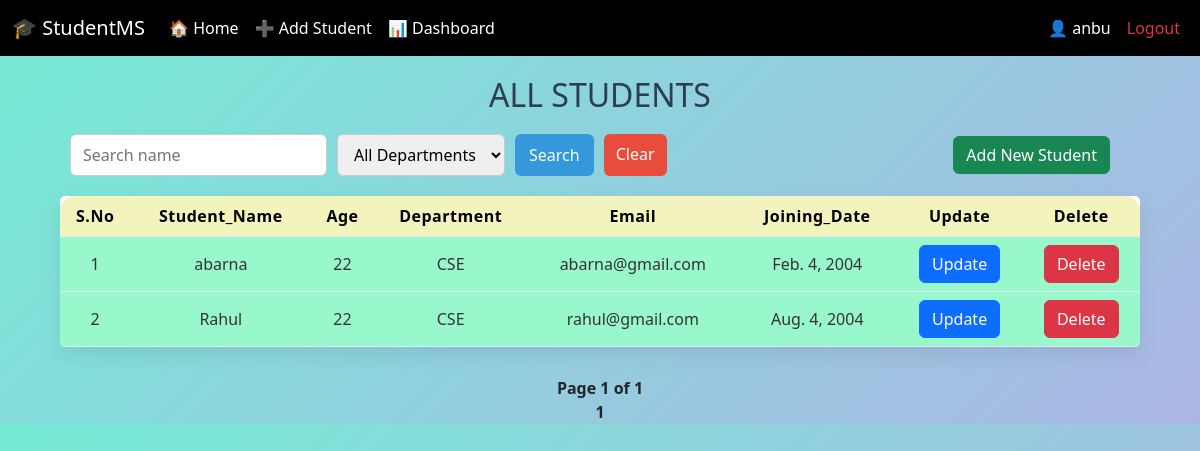
Page /students/students/ (signed in) on the earlier database version.
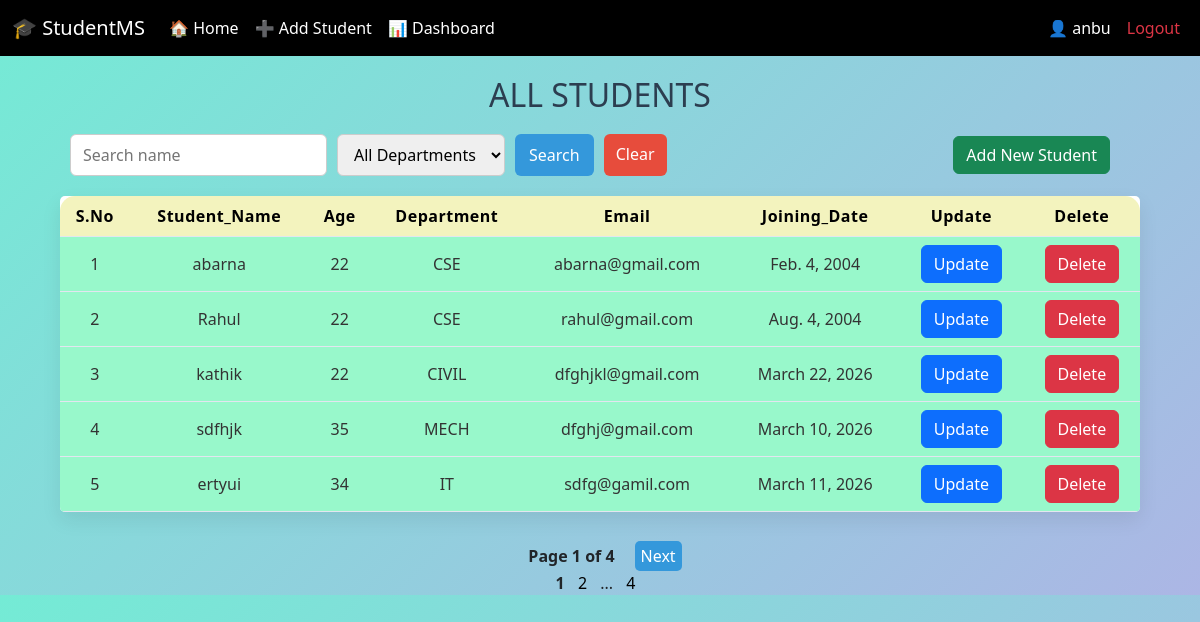
Same page on the later database version.
### Student/models.py (models this page shows)
class StudentModel(models.Model):
    DEPARTMENT_CHOICES = [
        ('CSE', 'CSE'),
        ('IT', 'IT'),
        ('ECE', 'ECE'),
        ('MECH', 'MECH'),
        ('CIVIL', 'CIVIL'),
        ('EEE', 'EEE'),
    ]
    Name=models.CharField(max_length=100,null=True)
    Age=models.IntegerField()
    Department=models.CharField(max_length=100, null=True ,choices=DEPARTMENT_CHOICES)
    Email=models.EmailField()
    Join_Date=models.DateField()

### Student/views.py (the view)
# urls.py: path('students/',AllStudents.as_view() ,name="all_students"),
class AllStudents(LoginRequiredMixin,View):
    login_url='/'
    def get(self,request):
        query = request.GET.get('q')
        dept = request.GET.get('dept')
        students = StudentModel.objects.all()
        if query:
            students = students.filter(Name__icontains=query)
        if dept:
            students = students.filter(Department=dept)
        paginator = Paginator(students, 5)  # 5 students per page
        page_number = request.GET.get('page')
        page_obj = paginator.get_page(page_number)
        context = {
            'all_students': page_obj,
            'query': query,
            'dept': dept
        }
        return render(request,'students.html',context)

### FrontEnd/templates/students.html (shortened to what this page needs)
{% extends 'base.html' %}
{% block content %}
<h2>ALL STUDENTS</h2>
<div class="top-contain">
    <form method="GET" class="search-box">
        <input type="text" name="q" placeholder="Search name" value="{{ query|default:'' }}">
        <select name="dept">
            <option value="">All Departments</option>
        </select>
        <button type="submit">Search</button>
        <a href="{% url 'all_students' %}" class="clear-btn">Clear</a>
    </form>
    <br>
    {% if request.user.is_staff %}
    <a href="/students/students_add/">
        <button class="btn btn-success" style="margin-right: 50px;">Add New Student</button>
    </a>
    {% endif %}
</div>
<div class="table-wrapper">
    <table>
        <thead>
            <tr>
                <th>S.No</th>
                <th>Student_Name</th>
                <th>Age</th>
                <th>Department</th>
                <th>Email</th>
                <th>Joining_Date</th>
                {% if request.user.is_staff %}
                <th>Update</th>
                <th>Delete</th>
                {% endif %}
            </tr>
        </thead>
        <tbody>
            {% for student in all_students %}
            <tr>
                <td>{{forloop.counter}}</td>
                <td>{{student.Name}}</td>
                <td>{{student.Age}}</td>
                <td>{{student.Department}}</td>
                <td>{{student.Email}}</td>
                <td>{{student.Join_Date}}</td>
                {% if request.user.is_staff %}
                <td>
                    <a href="{% url 'update_student' student.id %}">
                        <button class="btn btn-primary">Update</button>
                    </a>
                </td>
                <td>
                    <a href="{% url 'delete_student' student.id %}">
                        <button class="btn btn-danger">Delete</button>
                    </a>
                </td>
                {% endif %}
            </tr>
            {% endfor %}
        </tbody>
    </table>
</div>
<br>
<div style="margin-top:20px;" class="pagination">
    <span> Page {{ all_students.number }} of {{ all_students.paginator.num_pages }} </span>
    {% if all_students.has_next %}
    <a
        href="?page={{ all_students.next_page_number }}{% if query %}&q={{ query }}{% endif %}{% if dept %}&dept={{ dept }}{% endif %}">
        Next
    </a>
    {% endif %}
</div>
<div class="page-numbers">
    {% for num in all_students.paginator.page_range %}
        {% if num == 1 or num == all_students.paginator.num_pages or num >= all_students.number|add:-1 and num <= all_students.number|add:1 %}
            {% if num == all_students.number %}
                <strong>{{ num }}</strong>
            {% else %}
                <a href="?page={{ num }}{% if query %}&q={{ query }}{% endif %}{% if dept %}&dept={{ dept }}{% endif %}">
                    {{ num }}
                </a>
            {% endif %}
        {% elif num == all_students.number|add:-2 or num == all_students.number|add:2 %}
            ...
        {% endif %}
    {% endfor %}
</div>
{% endblock %}

### FrontEnd/templates/base.html (shortened to what this page needs)
{% load static %}
{% load django_bootstrap5 %}
<!DOCTYPE html>
<html lang="en">
<head>
    {% bootstrap_css %}
    <link rel="stylesheet" href="{% static 'css/student.css' %}">
</head>
<body style='background: linear-gradient(135deg, #74ebd5, #ACB6E5);'>
    {% include 'navbar.html' %}
    {% block content %}
    {% endblock %}
</body>
</html>

### FrontEnd/templates/navbar.html (shortened to what this page needs)
    <nav class="navbar navbar-expand-lg" style="background-color: black;">
  <div class="container-fluid">
    <a class="navbar-brand text-white" href="">🎓 StudentMS</a>
    <div class="collapse navbar-collapse" id="navbarNav">
      <ul class="navbar-nav">
        <li class="nav-item">
          <a class="nav-link text-white {% if request.path == '/' %}fw-bold text-warning{% endif %}" href="/students/students/">🏠 Home</a>
        </li>
        <li class="nav-item">
          <a class="nav-link text-white {% if request.path == '/students_add/' %}fw-bold text-warning{% endif %}" href="/students/students_add/">➕ Add Student</a>
        </li>
        <li class="nav-item">
          <a class="nav-link text-white" href="/students/dashboard/">📊 Dashboard</a>
        </li>
      </ul>
      <ul class="navbar-nav ms-auto">
        <li class="nav-item">
          <span class="nav-link text-white">👤 {{ request.user.username }}</span>
        </li>
        <li class="nav-item">
          <a class="nav-link text-danger" href="{% url "logout" %}">Logout</a>
        </li>
      </ul>
    </div>
  </div>
</nav>

### static/css/student.css (style rules this page uses)
body { font-family: 'Segoe UI', sans-serif; background: #f4f7fb; margin: 0; padding: 0; }
h2 { text-align: center; margin-top: 20px; color: #2c3e50; }
.top-contain { display: flex; justify-content: space-between; align-items: center; margin: 20px 40px; flex-wrap: wrap; }
.search-box { display: flex; gap: 10px; flex-wrap: wrap; margin-left: 30px; }
.search-box input, .search-box select { padding: 8px 12px; border: 1px solid #ccc; border-radius: 6px; outline: none; transition: 0.3s; }
button { padding: 8px 14px; border: none; border-radius: 6px; cursor: pointer; transition: 0.3s; }
.search-box button { background: #3498db; color: white; }
.clear-btn { background: #e74c3c; color: white; padding: 8px 12px; border-radius: 6px; text-decoration: none; }
table { width: 90%; margin: 20px auto; border-collapse: collapse; background: #ffffff; border-radius: 10px; overflow: hidden; box-shadow: 0 8px 20px rgba(0,0,0,0.08); font-family: 'Segoe UI', sans-serif; border-radius: 5px; }
thead { background-color: rgb(243, 243, 190); }
tbody { background-color: rgb(152, 248, 203); }
th { padding: 12px; font-weight: 600; letter-spacing: 0.5px; text-align: center; color: black; }
td { padding: 10px; color: #333; font-size: 16px; text-align: center; font-size: bold; }
th, td { border-bottom: 0.5px solid #e3e6f0; }
thead tr th:first-child { border-top-left-radius: 15px; }
thead tr th:last-child { border-top-right-radius: 15px; }
.pagination { display: flex; justify-content: center; align-items: center; gap: 10px; transform: translateY(-35px); }
.pagination a { padding: 3px 6px; background: #3498db; color: white; text-decoration: none; border-radius: 5px; }
.pagination span { margin: 0 10px; font-weight: bold; }
.page-numbers { text-align: center; margin-top: -35px; }
.page-numbers a { padding: 3px 7px; margin: 2px; color: black; border-radius: 3px; text-decoration: none; }

### FrontEnd/templates/base.html (style rules this page uses)
.table,th,td { padding: 8px; }

Differences in the rows shown:
added StudentModel: Name "kathik", Age "22", Department "CIVIL", Email "dfghjkl@gmail.com", Join_Date "March 22, 2026"
added StudentModel: Name "sdfhjk", Age "35", Department "MECH", Email "dfghj@gmail.com", Join_Date "March 10, 2026"
added StudentModel: Name "ertyui", Age "34", Department "IT", Email "sdfg@gamil.com", Join_Date "March 11, 2026"
Other differences:
{{ all_students.paginator.num_pages }}: "1" → "4"
text now shown: "Next"
new list line: "2"
new list line: "4"
